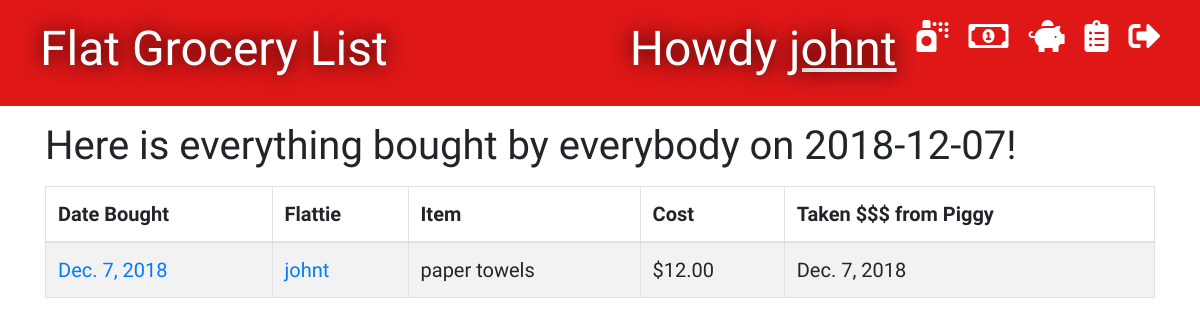
The page /groceries/2018-12-07/bought_list/ (signed in) on the database as committed earlier.
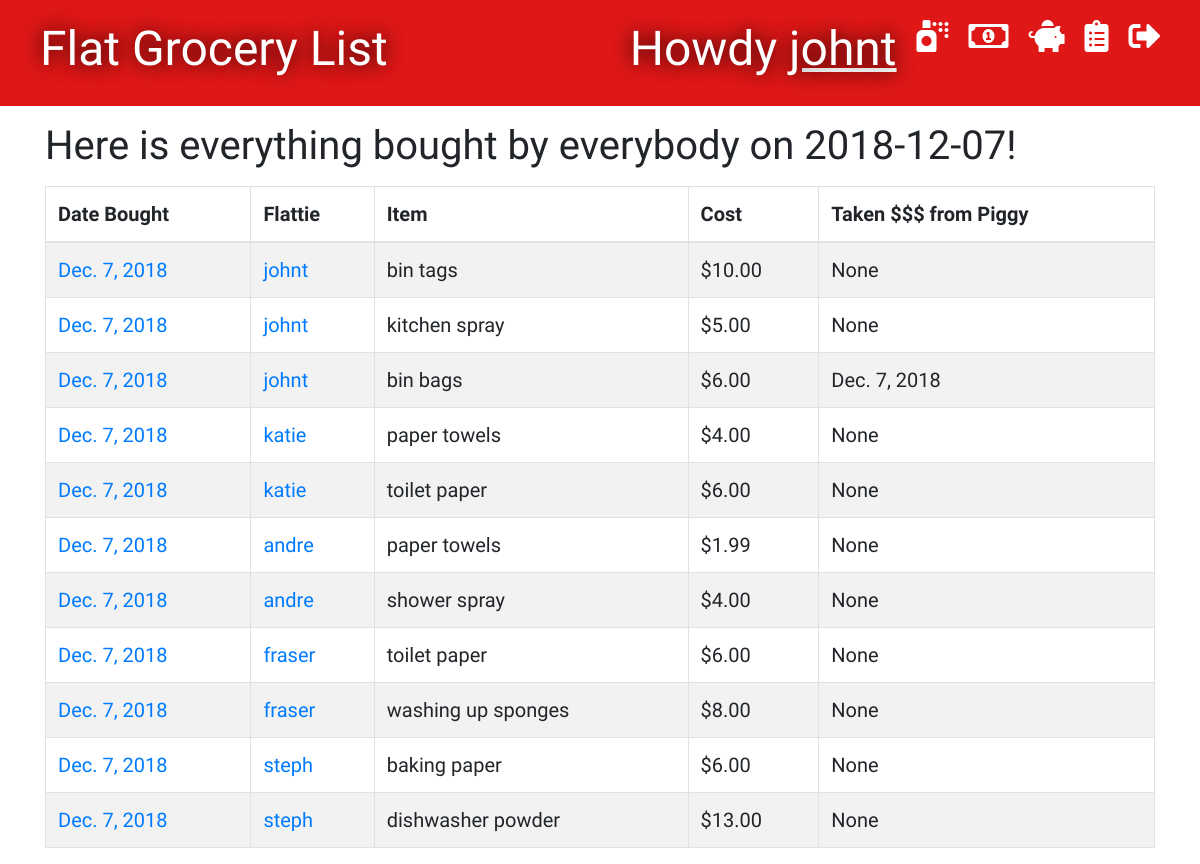
The same page on the database as committed later.
### groceries/models.py (models this page shows, shortened)
class Grocery(models.Model):
    person = models.ForeignKey('auth.User', on_delete=models.CASCADE)
    item = models.CharField(max_length=100)
    cost = models.DecimalField(max_digits=8, decimal_places=2)
    bought_date = models.DateField(default=timezone.now)
    paid_date = models.DateField(blank=True, null=True)

### groceries/views.py (the view)
# urls.py: path('groceries/<bought_date>/bought_list/', views.bought_date_list, name='bought_date_list'),
@ login_required
def bought_date_list(request, bought_date):
    groceries = Grocery.objects.filter(bought_date=bought_date).order_by('person')
    stuff_for_front_end ={'groceries': groceries, 'bought_date': bought_date}
    return render(request, 'groceries/bought_date_list.html', stuff_for_front_end)

### groceries/templates/groceries/bought_date_list.html (shortened to what this page needs)
{% extends 'groceries/base.html' %}
{% block content %}
    <h1>Here is everything bought by everybody on {{ bought_date }}!</h1>
    <table id="tablePreview" class="table table-striped table-hover table-bordered">
        <thead>
        <tr>
            <th>Date Bought</th>
            <th>Flattie</th>
            <th>Item</th>
            <th>Cost</th>
            <th>Taken $$$ from Piggy</th>
        </tr>
        </thead>
        <tbody>
            {% for grocery in groceries %}
                <tr>
                    <td><a href="{% url 'bought_date_list' bought_date=grocery.bought_date %}">{{ grocery.bought_date }}</a></td>
                    <td><a href="{% url 'purchaser_list' person_id=grocery.person_id %}">{{ grocery.person }}</a></td>
                    <td>{{ grocery.item }}</td>
                    <td>${{ grocery.cost }}</td>
                    <td>{{ grocery.paid_date }}</td>
                </tr>
            {% endfor %}
        </tbody>
    </table>
{% endblock %}

Rows that differ between the two databases and show on the page:
removed Grocery: bought_date "Dec. 7, 2018", person "johnt", item "paper towels", cost "12.00", paid_date "Dec. 7, 2018"
added Grocery: bought_date "Dec. 7, 2018", person "johnt", item "bin tags", cost "10.00", paid_date "None"
added Grocery: bought_date "Dec. 7, 2018", person "johnt", item "kitchen spray", cost "5.00", paid_date "None"
added Grocery: bought_date "Dec. 7, 2018", person "johnt", item "bin bags", cost "6.00", paid_date "Dec. 7, 2018"
added Grocery: bought_date "Dec. 7, 2018", person "katie", item "paper towels", cost "4.00", paid_date "None"
added Grocery: bought_date "Dec. 7, 2018", person "katie", item "toilet paper", cost "6.00", paid_date "None"
added Grocery: bought_date "Dec. 7, 2018", person "andre", item "paper towels", cost "1.99", paid_date "None"
added Grocery: bought_date "Dec. 7, 2018", person "andre", item "shower spray", cost "4.00", paid_date "None"
added Grocery: bought_date "Dec. 7, 2018", person "fraser", item "toilet paper", cost "6.00", paid_date "None"
added Grocery: bought_date "Dec. 7, 2018", person "fraser", item "washing up sponges", cost "8.00", paid_date "None"
added Grocery: bought_date "Dec. 7, 2018", person "steph", item "baking paper", cost "6.00", paid_date "None"
added Grocery: bought_date "Dec. 7, 2018", person "steph", item "dishwasher powder", cost "13.00", paid_date "None"
